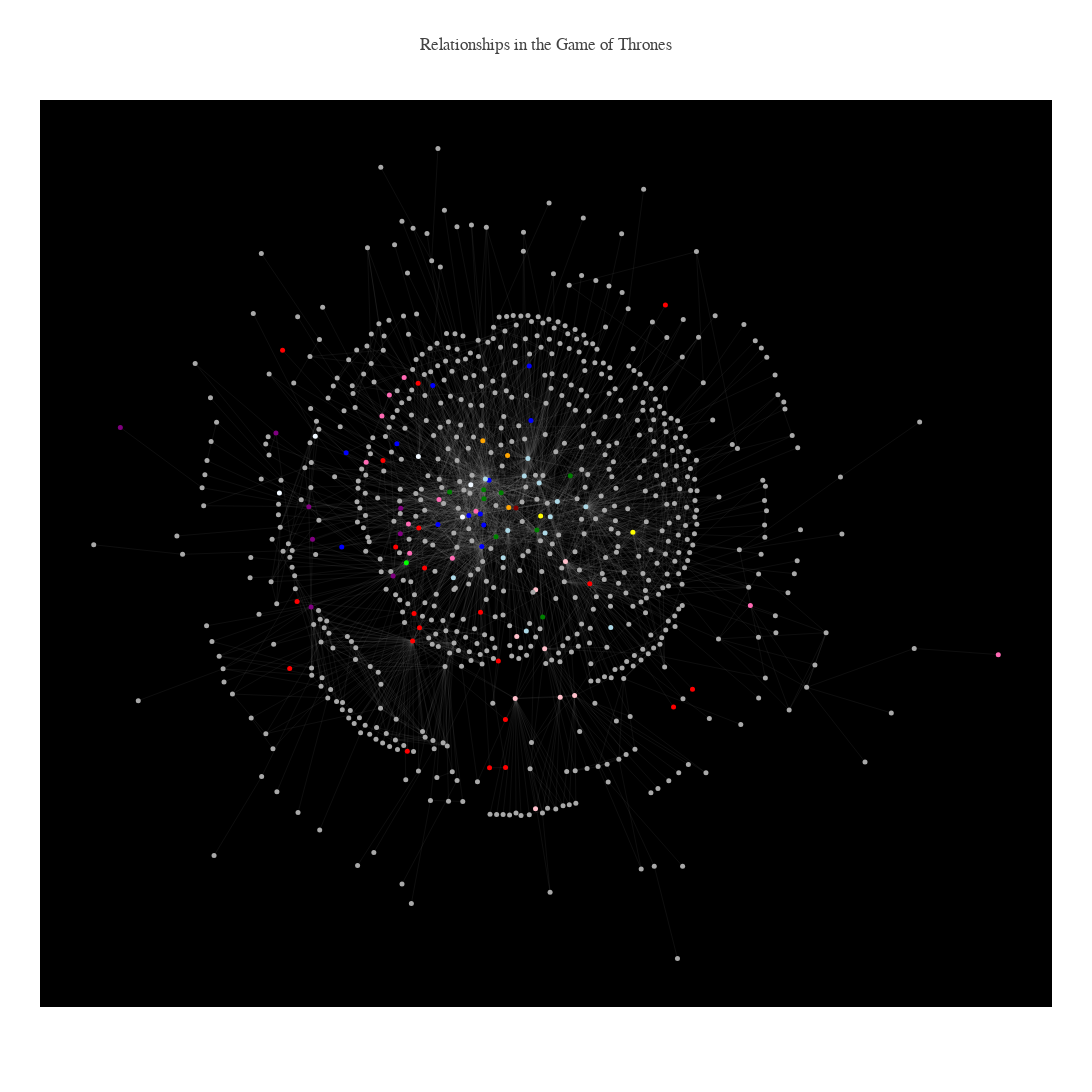

This figure's notebook cell:
### Code cell
plot(G)

### Figure 1 — Plotly figure (JSON) as saved in the notebook; plotly's stock layout.template omitted (floating-point values rounded to 4 significant figures; data arrays with more than 128 entries replaced by an {"elided": "..."} marker saying what was removed)
{"data": [{"hoverinfo": "none", "line": {"color": "#A3A3A3", "width": 0.09}, "mode": "lines", "type": "scatter", "uid": "876d7a78-b993-48b0-b4f4-8b86f6326a43", "x": {"elided": "8445 float values"}, "y": {"elided": "8445 float values"}}, {"hoverinfo": "text", "marker": {"color": {"elided": "796 str values"}, "size": 5}, "mode": "markers", "text": {"elided": "796 str values"}, "type": "scatter", "uid": "dc9fb5ec-5247-492b-82a9-181a906db9a2", "x": {"elided": "796 float values"}, "y": {"elided": "796 float values"}}], "layout": {"autosize": false, "font": {"family": "Arial"}, "height": 1500, "hovermode": "closest", "margin": {"b": 85, "l": 40, "pad": 0, "r": 40, "t": 100}, "plot_bgcolor": "#000000", "showlegend": false, "title": {"text": "Relationships in the Game of Thrones"}, "width": 1500, "xaxis": {"showgrid": false, "showline": false, "showticklabels": false, "title": {"text": ""}, "zeroline": false}, "yaxis": {"showgrid": false, "showline": false, "showticklabels": false, "title": {"text": ""}, "zeroline": false}}}
